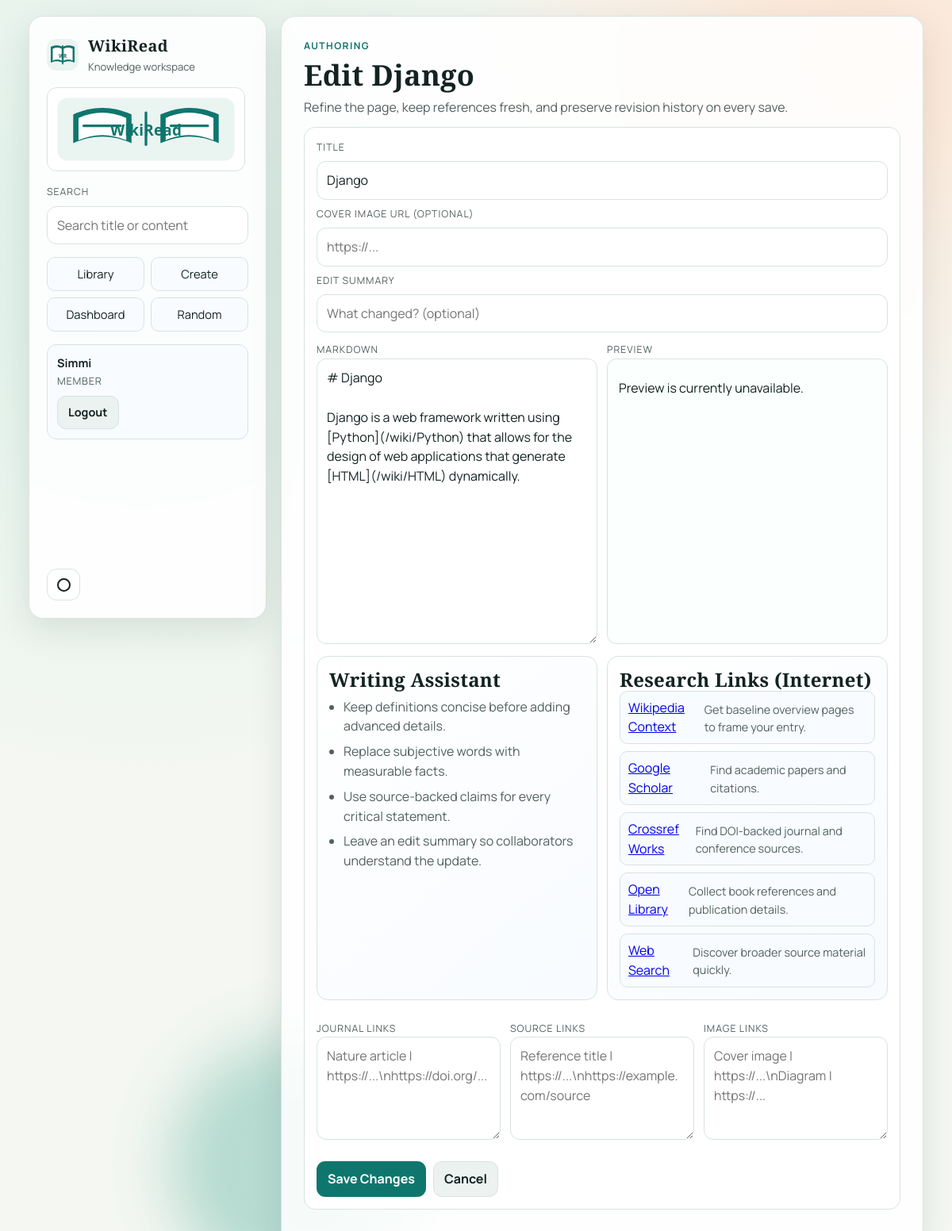
Page /edit/Django/ (signed in) on the committed database.
### encyclopedia/models.py (models this page shows, shortened)
class Entry(models.Model):
    VERIFICATION_STATUS_CHOICES = [
        ("draft", "Draft"),
        ("under_review", "Under Review"),
        ("verified", "Verified"),
        ("disputed", "Disputed"),
    ]
    title = models.CharField(max_length=200, unique=True)
    content = models.TextField()
    lead_image_url = models.URLField(max_length=500, blank=True)
    created_by = models.ForeignKey(
        settings.AUTH_USER_MODEL,
        on_delete=models.SET_NULL,
        null=True,
        blank=True,
        related_name="wiki_entries",
    )
    is_locked = models.BooleanField(default=False)
    lock_reason = models.CharField(max_length=255, blank=True)
    locked_by = models.ForeignKey(
        settings.AUTH_USER_MODEL,
        on_delete=models.SET_NULL,
        null=True,
        blank=True,
        related_name="locked_wiki_entries",
    )
    locked_at = models.DateTimeField(null=True, blank=True)
    verification_status = models.CharField(
        max_length=20, choices=VERIFICATION_STATUS_CHOICES, default="draft"
    )
    verification_note = models.CharField(max_length=255, blank=True)
    verified_by = models.ForeignKey(
        settings.AUTH_USER_MODEL,
        on_delete=models.SET_NULL,
        null=True,
        blank=True,
        related_name="verified_wiki_entries",
    )
    verified_at = models.DateTimeField(null=True, blank=True)
    created_at = models.DateTimeField(auto_now_add=True)
    updated_at = models.DateTimeField(auto_now=True)
    class Meta:
        ordering = ["title"]

### encyclopedia/views.py (the view, shortened to what this page needs)
# urls.py: path("edit/<str:title>/", views.edit, name="edit"),
@login_required
def edit(request, title):
    entry_obj = util.get_entry_obj(title)
    return render(
        request,
        "encyclopedia/edit.html",
        {
            "title": entry_obj.title,
            "content": entry_obj.content,
            "lead_image_url": entry_obj.lead_image_url,
            "journal_links": _resource_lines_for_entry(entry_obj, "journal"),
            "source_links": _resource_lines_for_entry(entry_obj, "source"),
            "image_links": _resource_lines_for_entry(entry_obj, "image"),
            "research_links": _build_research_links(entry_obj.title),
        },
    )

### encyclopedia/util.py (called while the page is built)
def get_entry_obj(title: str) -> Optional[Entry]:
    return Entry.objects.filter(title__iexact=title).first()

### encyclopedia/views.py (called while the page is built)
def _resource_lines_for_entry(entry_obj, resource_type):
    return "\n".join(
        [
            f"{item.label} | {item.url}"
            for item in entry_obj.resources.filter(resource_type=resource_type).order_by("created_at")
        ]
    )

### encyclopedia/templates/encyclopedia/edit.html (shortened to what this page needs)
{% extends "encyclopedia/layout.html" %}
{% block body %}
<section class="page-header compact">
    <p class="eyebrow">Authoring</p>
    <h1>Edit {{ title }}</h1>
    <p class="lead">Refine the page, keep references fresh, and preserve revision history on every save.</p>
</section>
<form action="{% url 'save_edit' title=title %}" method="post" class="content-card editor-shell" data-markdown-editor data-preview-url="{% url 'preview_markdown' %}">
    <label>Title</label>
    <input type="text" value="{{ title }}" readonly>
    <label for="lead_image_url">Cover Image URL (optional)</label>
    <input id="lead_image_url" type="text" name="lead_image_url" placeholder="https://..." value="{{ lead_image_url|default:'' }}">
    <label for="edit_summary">Edit Summary</label>
    <input id="edit_summary" type="text" name="edit_summary" placeholder="What changed? (optional)">
    <div class="editor-grid">
        <div>
            <label for="content">Markdown</label>
            <textarea id="content" name="content" required>{{ content }}</textarea>
        </div>
        <div>
            <label>Preview</label>
            <div class="preview-pane" data-preview-target></div>
        </div>
    </div>
    <section class="support-grid">
        <article class="content-card soft">
            <h2>Writing Assistant</h2>
            <ul class="assistant-list">
                <li>Keep definitions concise before adding advanced details.</li>
                <li>Replace subjective words with measurable facts.</li>
                <li>Use source-backed claims for every critical statement.</li>
                <li>Leave an edit summary so collaborators understand the update.</li>
            </ul>
        </article>
        <article class="content-card soft">
            <h2>Research Links (Internet)</h2>
            <ul class="simple-list compact">
                {% for link in research_links %}
                    <li class="stacked-item">
                        <a href="{{ link.url }}" target="_blank" rel="noopener">{{ link.label }}</a>
                        <p>{{ link.description }}</p>
                    </li>
                {% endfor %}
            </ul>
        </article>
    </section>
    <section class="resource-grid">
        <article>
            <label for="journal_links">Journal Links</label>
            <textarea id="journal_links" name="journal_links" class="compact-input" placeholder="Nature article | https://...\nhttps://doi.org/...">{{ journal_links|default:'' }}</textarea>
        </article>
        <article>
            <label for="source_links">Source Links</label>
            <textarea id="source_links" name="source_links" class="compact-input" placeholder="Reference title | https://...\nhttps://example.com/source">{{ source_links|default:'' }}</textarea>
        </article>
        <article>
            <label for="image_links">Image Links</label>
            <textarea id="image_links" name="image_links" class="compact-input" placeholder="Cover image | https://...\nDiagram | https://...">{{ image_links|default:'' }}</textarea>
        </article>
    </section>
    <div class="actions-row">
        <button type="submit" class="btn-primary">Save Changes</button>
        <a href="{% url 'entry' title=title %}" class="btn-secondary">Cancel</a>
    </div>
</form>
{% endblock %}

### encyclopedia/templates/encyclopedia/layout.html (shortened to what this page needs)
{% load static %}
<!DOCTYPE html>
<html lang="en">
    <head>
        <link href="{% static 'encyclopedia/styles.css' %}" rel="stylesheet">
    </head>
    <body>
        <div class="app-frame">
            <aside class="sidebar" data-sidebar>
                <a class="brand" href="{% url 'index' %}">
                    <img src="{% static 'encyclopedia/brand-mark.svg' %}" alt="WikiRead icon" class="brand-mark">
                    <span>
                        <strong>WikiRead</strong>
                        <small>Knowledge workspace</small>
                    </span>
                </a>
                <img src="{% static 'encyclopedia/brand-full.svg' %}" alt="WikiRead full logo" class="brand-full">
                <form action="{% url 'search' %}" method="get" class="search-form">
                    <label for="wiki-search">Search</label>
                    <input id="wiki-search" class="search-input" type="text" name="q" placeholder="Search title or content" value="{{ request.GET.q|default:'' }}">
                </form>
                <nav class="nav-links">
                    <a href="{% url 'index' %}">Library</a>
                    {% if request.user.is_authenticated %}
                        <a href="{% url 'new_page' %}">Create</a>
                        <a href="{% url 'dashboard' %}">Dashboard</a>
                    {% endif %}
                    <a href="{% url 'rand' %}">Random</a>
                </nav>
                <div class="auth-box">
                    {% if request.user.is_authenticated %}
                        <p class="auth-user">{{ request.user.username }}</p>
                        <p class="auth-role">{% if request.user.is_superuser %}Superuser{% else %}Member{% endif %}</p>
                        <form action="{% url 'logout' %}" method="post">
                            <button type="submit" class="btn-secondary">Logout</button>
                        </form>
                    {% else %}
                        <p>Login is required to create and edit pages.</p>
                        <div class="actions-row">
                            <a href="{% url 'login' %}" class="btn-primary">Login</a>
                            <a href="{% url 'register' %}" class="btn-secondary">Sign Up</a>
                        </div>
                    {% endif %}
                </div>
                <button type="button" class="theme-toggle desktop-only" data-theme-toggle aria-label="Toggle color theme" title="Toggle theme">
                    <span class="theme-icon" data-theme-icon aria-hidden="true"></span>
                </button>
            </aside>
            <main class="main-panel">
                {% block body %}{% endblock %}
            </main>
        </div>
    </body>
</html>

### rows in the picture
Entry: title "Django", content "# Django Django is a web framework written using [Python](/wiki/Python) that allows for the design of web applications that generate [HTML](/wiki/HTML) dynamically."

### other values in the picture
{{ request.user.username }} "Simmi"
{{ link.label }} "Wikipedia Context" "Google Scholar" "Crossref Works" "Open Library" "Web Search"
{{ link.description }} "Get baseline overview pages to frame your entry." "Find academic papers and citations." "Find DOI-backed journal and conference sources." "Collect book references and publication details." "Discover broader source material quickly."
